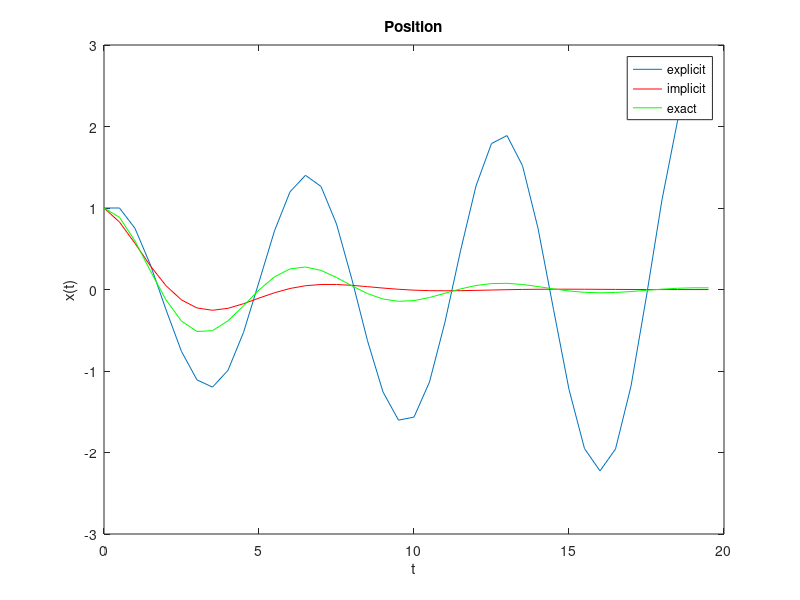
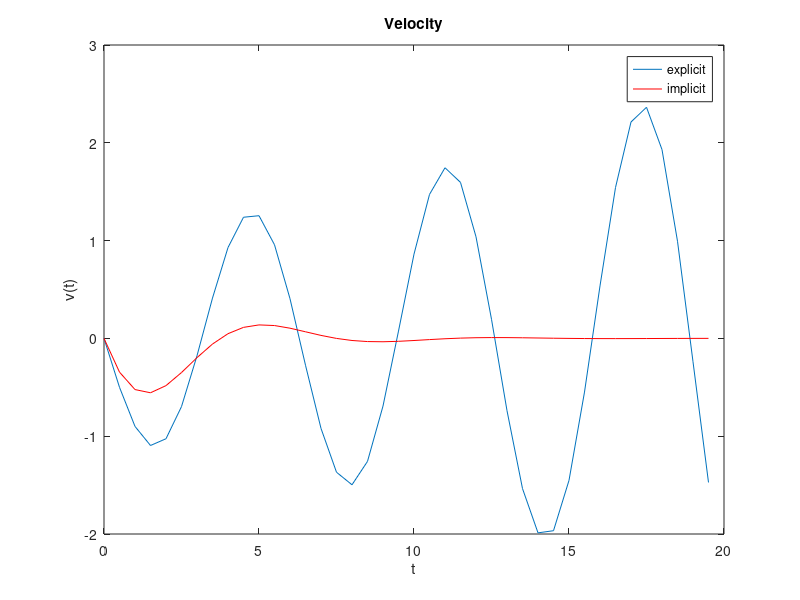
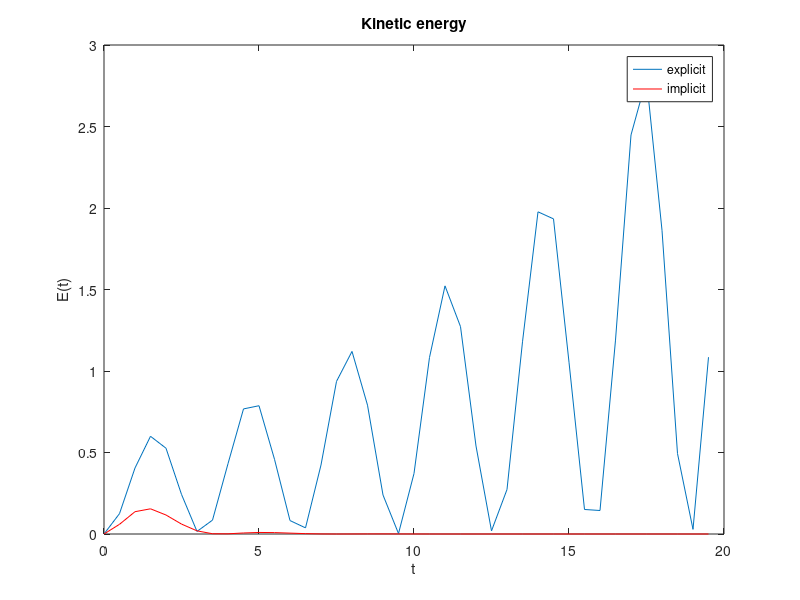

Write MATLAB code to recreate these figures, in order.
time_expl=load('time_expl.txt','-ascii');
pos_expl=load('position_expl.txt','-ascii');
v_expl=load('velocity_expl.txt','-ascii');
en_expl=load('energy_expl.txt','-ascii');
time_impl=load('time_impl.txt','-ascii');
pos_impl=load('position_impl.txt','-ascii');
v_impl=load('velocity_impl.txt','-ascii');
en_impl=load('energy_impl.txt','-ascii');

zeta=0.2;
freq = sqrt(1-zeta^2);
exact_pos = exp(-zeta.*time_impl).*(zeta/freq*sin(freq*time_impl)+cos(freq*time_impl));

figure
plot(time_expl,pos_expl)
hold on
plot(time_impl,pos_impl,'r')
plot(time_impl,exact_pos,'g')
title('Position')
legend('explicit','implicit','exact')
xlabel('t')
ylabel('x(t)')

figure
plot(time_expl,v_expl)
hold on
plot(time_impl,v_impl,'r')
title('Velocity')
legend('explicit','implicit')
xlabel('t')
ylabel('v(t)')

figure
plot(time_expl,en_expl)
hold on
plot(time_impl,en_impl,'r')
title('Kinetic energy')
legend('explicit','implicit')
xlabel('t')
ylabel('E(t)')
